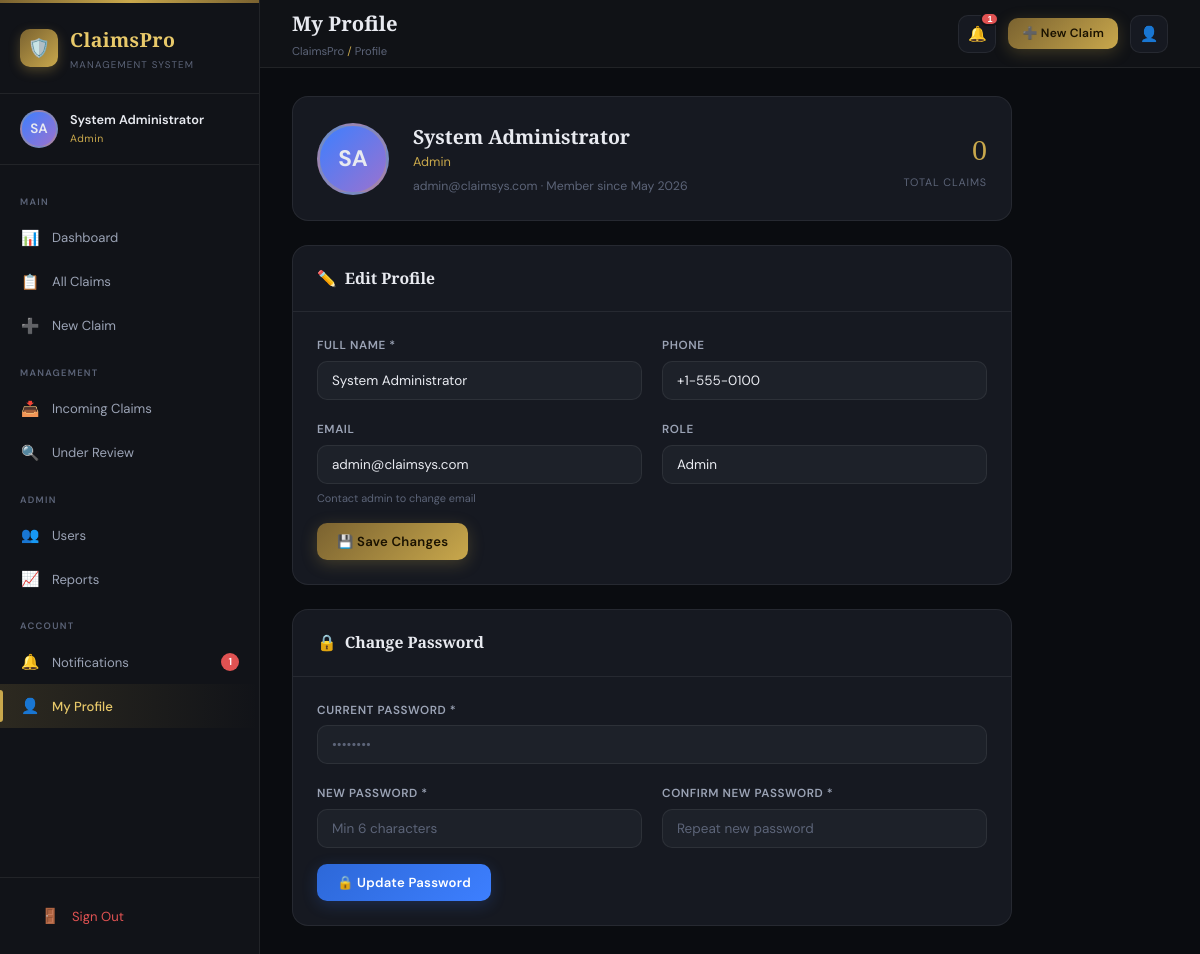
The app's page /profile.php (signed in) with its own data.
### tables this page shows
CREATE TABLE `users` (
  `id` int(11) NOT NULL,
  `full_name` varchar(150) NOT NULL,
  `email` varchar(150) NOT NULL,
  `password` varchar(255) NOT NULL,
  `role` enum('admin','adjuster','claimant') NOT NULL DEFAULT 'claimant',
  `phone` varchar(30) DEFAULT NULL,
  `avatar` varchar(255) DEFAULT NULL,
  `status` enum('active','inactive','suspended') DEFAULT 'active',
  `last_login` datetime DEFAULT NULL,
  `created_at` timestamp NOT NULL DEFAULT current_timestamp(),
  `updated_at` timestamp NOT NULL DEFAULT current_timestamp() ON UPDATE current_timestamp()
);

### includes/config.php (called while the page is built, shortened)
<?php
function sanitize(string $input): string {
    return htmlspecialchars(strip_tags(trim($input)), ENT_QUOTES, 'UTF-8');
}

### profile.php (the view, shortened to what this page needs)
<?php
require_once __DIR__ . '/includes/config.php';
$breadcrumb = 'ClaimsPro <span>/</span> Profile';
include __DIR__ . '/includes/layout.php';
$pdo     = getDB();
$uid     = $user['id'];
$me = $pdo->prepare("SELECT * FROM users WHERE id=?");
$me->execute([$uid]);
$me = $me->fetch();
$initials = implode('', array_map(fn($w)=>strtoupper($w[0]), array_slice(explode(' ',$me['full_name']),0,2)));
$stmt = $pdo->prepare("SELECT COUNT(*) FROM claims WHERE claimant_id=?"); $stmt->execute([$uid]); $claimCount = (int)$stmt->fetchColumn();
?>
<div style="max-width:720px; display:grid; gap:24px;">
  <div class="card fade-up">
    <div class="card-body" style="display:flex; align-items:center; gap:24px; flex-wrap:wrap;">
      <div style="width:72px; height:72px; border-radius:50%; background:linear-gradient(135deg, var(--accent), var(--purple)); display:flex; align-items:center; justify-content:center; font-size:1.5rem; font-weight:700; border:3px solid var(--border-gold); flex-shrink:0;">
        <?= $initials ?>
      </div>
      <div>
        <h3 style="font-family:var(--font-display); font-size:1.3rem; color:var(--text-primary);"><?= sanitize($me['full_name']) ?></h3>
        <div style="color:var(--gold); font-size:0.85rem; text-transform:capitalize;"><?= ucfirst($me['role']) ?></div>
        <div style="color:var(--text-muted); font-size:0.82rem; margin-top:4px;"><?= sanitize($me['email']) ?> · Member since <?= date('M Y', strtotime($me['created_at'])) ?></div>
      </div>
      <div style="margin-left:auto; text-align:right;">
        <div style="font-family:var(--font-display); font-size:2rem; color:var(--gold);"><?= $claimCount ?></div>
        <div class="text-xs text-muted" style="text-transform:uppercase; letter-spacing:0.08em;">Total Claims</div>
      </div>
    </div>
  </div>
  <div class="card fade-up">
    <div class="card-header"><div class="card-title"><span class="icon">✏️</span> Edit Profile</div></div>
    <div class="card-body">
      <form method="POST">
        <div class="form-grid">
          <div class="form-group">
            <label class="form-label">Full Name *</label>
            <input type="text" name="full_name" class="form-control" required value="<?= sanitize($me['full_name']) ?>">
          </div>
          <div class="form-group">
            <label class="form-label">Phone</label>
            <input type="text" name="phone" class="form-control" value="<?= sanitize($me['phone']??'') ?>" placeholder="+1-555-0100">
          </div>
          <div class="form-group">
            <label class="form-label">Email</label>
            <input type="email" class="form-control" value="<?= sanitize($me['email']) ?>" disabled>
            <div class="form-hint">Contact admin to change email</div>
          </div>
          <div class="form-group">
            <label class="form-label">Role</label>
            <input type="text" class="form-control" value="<?= ucfirst($me['role']) ?>" disabled>
          </div>
        </div>
        <div class="mt-16">
          <button type="submit" class="btn btn-gold">💾 Save Changes</button>
        </div>
      </form>
    </div>
  </div>
  <div class="card fade-up">
    <div class="card-header"><div class="card-title"><span class="icon">🔒</span> Change Password</div></div>
    <div class="card-body">
      <form method="POST">
        <div class="form-grid">
          <div class="form-group form-full">
            <label class="form-label">Current Password *</label>
            <input type="password" name="current_password" class="form-control" required placeholder="••••••••">
          </div>
          <div class="form-group">
            <label class="form-label">New Password *</label>
            <input type="password" name="new_password" class="form-control" required minlength="6" placeholder="Min 6 characters">
          </div>
          <div class="form-group">
            <label class="form-label">Confirm New Password *</label>
            <input type="password" name="confirm_password" class="form-control" required placeholder="Repeat new password">
          </div>
        </div>
        <div class="mt-16">
          <button type="submit" class="btn btn-primary">🔒 Update Password</button>
        </div>
      </form>
    </div>
  </div>
</div>
<?php include __DIR__ . '/includes/layout-end.php'; ?>

### css/style.css (style rules this page uses)
:root { --bg-base: #0a0c10; --bg-surface: #111318; --bg-card: #161921; --bg-elevated: #1d2129; --bg-hover: #252b35; --gold: #c9a84c; --gold-light: #e8c96a; --gold-dim: #7a6230; --gold-glow: rgba(201,168,76,0.15); --accent: #3d7fff; --accent-dim: rgba(61,127,255,0.15); --success: #2ecc88; --danger: #e05252; --warning: #f0a030; --info: #5bc8f5; --purple: #9b72cf; --text-primary: #e8eaf0; --text-secondary:#9ba3b5; --text-muted: #5c6478; --border: rgba(255,255,255,0.07); --border-gold: rgba(201,168,76,0.3); --radius-sm: 6px; --radius: 10px; --radius-lg: 16px; --radius-xl: 24px; --shadow-sm: 0 2px 8px rgba(0,0,0,0.3); --shadow: 0 4px 24px rgba(0,0,0,0.4); --shadow-lg: 0 8px 48px rgba(0,0,0,0.6); --shadow-gold: 0 0 30px rgba(201,168,76,0.12); --sidebar-w: 260px; --header-h: 68px; --font-display: 'Playfair Display', serif; --font-body: 'DM Sans', sans-serif; --font-mono: 'JetBrains Mono', monospace; --transition: all 0.2s ease; }
*, *::before, *::after { box-sizing: border-box; margin: 0; padding: 0; }
html { scroll-behavior: smooth; font-size: 15px; }
body { font-family: var(--font-body); background: var(--bg-base); color: var(--text-primary); min-height: 100vh; line-height: 1.6; -webkit-font-smoothing: antialiased; }
.breadcrumb span { color: var(--gold); }
.card { background: var(--bg-card); border: 1px solid var(--border); border-radius: var(--radius-lg); overflow: hidden; transition: var(--transition); }
.card-header { padding: 20px 24px; border-bottom: 1px solid var(--border); display: flex; align-items: center; justify-content: space-between; gap: 12px; }
.card-title { font-family: var(--font-display); font-size: 1.05rem; font-weight: 600; color: var(--text-primary); display: flex; align-items: center; gap: 8px; }
.card-title .icon { color: var(--gold); }
.card-body { padding: 24px; }
.form-grid { display: grid; grid-template-columns: 1fr 1fr; gap: 20px; }
.form-full { grid-column: 1 / -1; }
.form-group { display: flex; flex-direction: column; gap: 6px; }
.form-label { font-size: 0.78rem; font-weight: 600; color: var(--text-secondary); letter-spacing: 0.05em; text-transform: uppercase; }
.form-control { background: var(--bg-elevated); border: 1px solid var(--border); border-radius: var(--radius); padding: 10px 14px; color: var(--text-primary); font-family: var(--font-body); font-size: 0.9rem; transition: var(--transition); outline: none; width: 100%; }
.form-control::placeholder { color: var(--text-muted); }
.form-hint { font-size: 0.73rem; color: var(--text-muted); }
.btn { display: inline-flex; align-items: center; justify-content: center; gap: 8px; padding: 10px 20px; border-radius: var(--radius); font-family: var(--font-body); font-size: 0.875rem; font-weight: 600; cursor: pointer; border: none; transition: var(--transition); white-space: nowrap; text-decoration: none; letter-spacing: 0.02em; }
.btn-gold { background: linear-gradient(135deg, var(--gold-dim), var(--gold)); color: #1a1200; box-shadow: 0 4px 16px rgba(201,168,76,0.25); }
.btn-primary { background: linear-gradient(135deg, #2d68d8, var(--accent)); color: white; box-shadow: 0 4px 16px rgba(61,127,255,0.2); }
.fade-up { animation: fadeUp 0.4s ease forwards; }
.text-muted { color: var(--text-muted); }
.text-xs { font-size: 0.72rem; }
.mt-16 { margin-top: 16px; }

### records on screen
users: full_name "SA", full_name "System Administrator", role "Admin", email "admin@claimsys.com", created_at "May 2026", phone "+1-555-0100"

### other values on screen
$initials "SA"
$user['name'] "System Administrator"
$user['role'] "Admin"
$icon "📊 📋 ➕ 📥 🔍 👥 📈 🔔 👤"
$label "Dashboard All Claims New Claim Incoming Claims Under Review Users Reports Notifications My Profile"
$badge "1"
$pageTitle "My Profile"
$unreadCount "1"
$claimCount "0"
